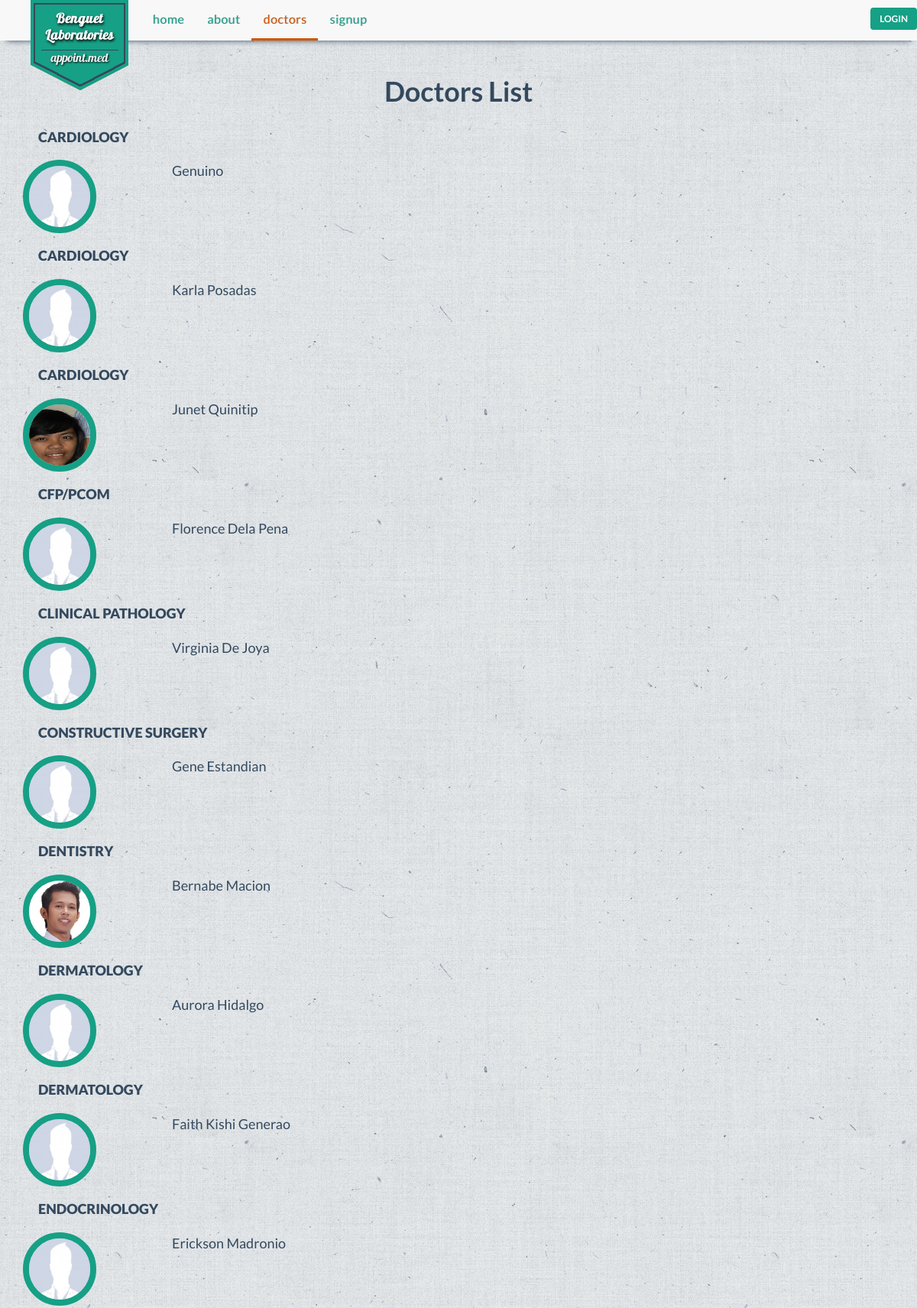
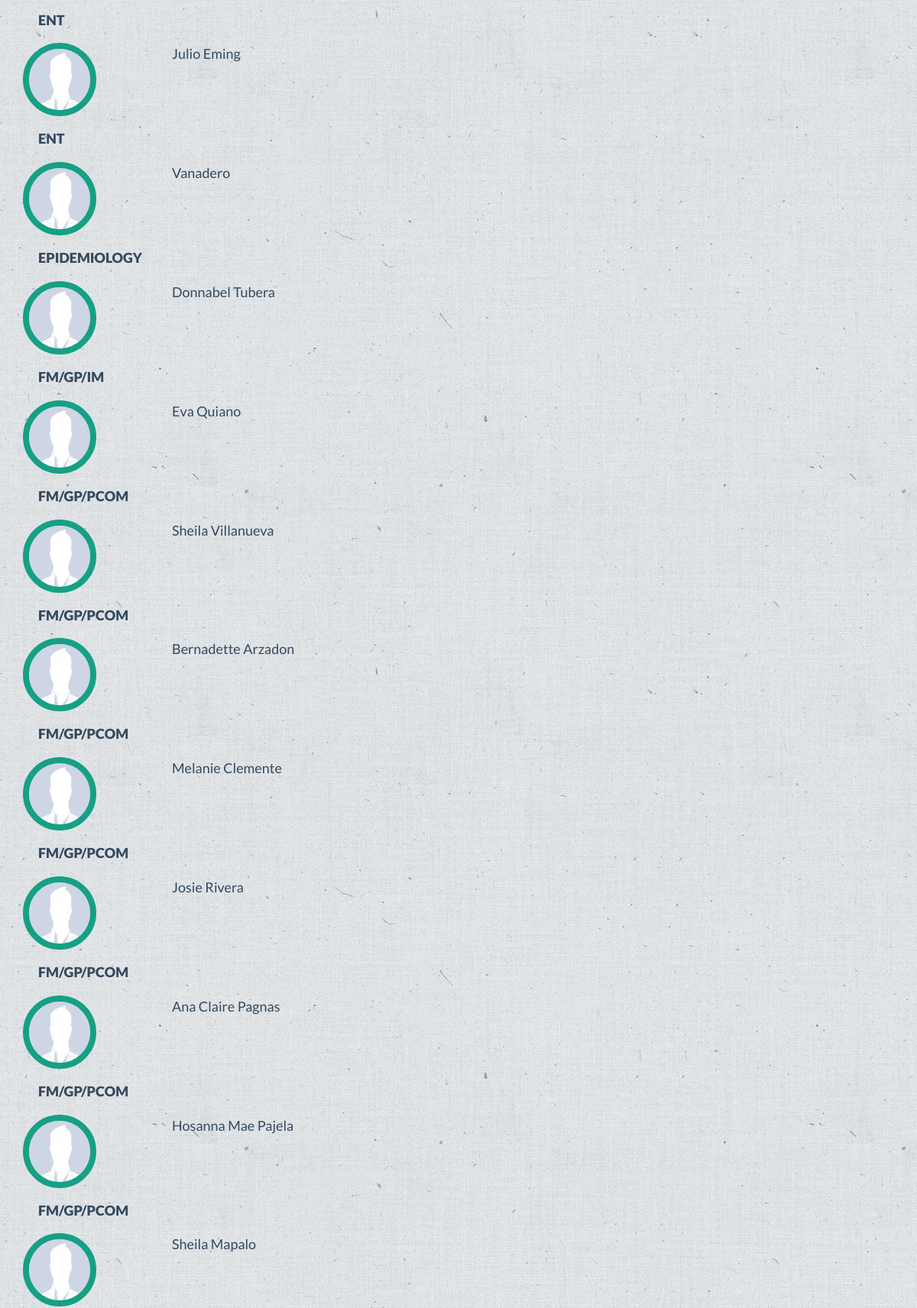
The app's page /doctors.php (upper part) with its own data (2 pictures, top to bottom).
### tables this page shows
CREATE TABLE IF NOT EXISTS `doctor` (
  `doctor_id` varchar(30) NOT NULL,
  `doctor_name` varchar(30) NOT NULL,
  `specialization` varchar(30) NOT NULL,
  `doctor_status` enum('On Leave','Emergency','In','Out','Sick Leave') NOT NULL,
  `email` varchar(30) NOT NULL,
  `username` varchar(30) NOT NULL,
  PRIMARY KEY (`doctor_id`),
  KEY `username` (`username`)
);

### doctors.php (the view, shortened to what this page needs)
<!DOCTYPE html>
<html lang="en">
    <?php
        include 'include/head.php';
        include 'connectdatabase.php';
    ?>
    <body class="e4e8e9-bg">
    <div class="container">
        <nav class="navbar navbar-default navbar-fixed-top">
            <div class="container">
                <div class="navbar-header">
                    <a class="navbar-brand logo-text hidden-sm hidden-xs" href="#">appoint.med</a>
                    <div class="navbar-logo hidden-sm hidden-xs">
                    </div>
                </div>
                <div class="collapse navbar-collapse" id="bs-example-navbar-collapse-1">
                    <ul class="nav navbar-nav">
                        <li><a href="index.php">Home</a></li>
                        <li><a href="companyprofile.php">About</a></li>
                        <li class="active"><a href="#">Doctors</a></li>
                        <li><a href="signup.php">Signup</a></li>
                    </ul>
                    <ul class="nav navbar-nav navbar-right hidden-xs hidden-sm">
                        <button type="button" class="btn btn-default login-modal-btn btn-noborder" data-toggle="modal" data-target=".bs-example-modal-sm">Login</button>
                    </ul>
                </div>
            </div>
        </nav>
        <div class="container-fluid">
            <div class="row">
                <div class="col-xs-12 col-md-12">
                    <h1 class="text-center row-header">Doctors List</h1>
                </div>
            </div>
            <div class="row">
                <div class="doctors-full-list">
                    <?php
                        $result = mysqli_query($con, "SELECT * FROM doctor ORDER BY specialization" );
                        while($d_row =  mysqli_fetch_array($result)){
                            $doctor_id = $d_row['doctor_id'];
                            $doctor_name = $d_row['doctor_name'];
                            $specialization = $d_row['specialization'];
                    ?>
                    <div class="col-xs-12 col-md-12">
                        <h2 class="specialization-header"><?php echo $specialization?></h2>
                    </div>
                    <div class="col-xs-12 col-md-2">
                            <img src="img/profile/<?php
                            $file = "img/profile/".$doctor_id.".jpg";
                            if(file_exists($file)){
                                echo $doctor_id;
                            }else{
                                echo 'profile';
                            } ?>.jpg">
                   </div>
                     <div class="col-xs-12 col-md-2">
                        <ul>
                            <li><span><?php echo $doctor_name?></span></li>
                    </div>
                   <?php } ?>
                    </div>
                </div>
    </div>
  </body>
</html>

### css/styles.css (style rules this page uses)
* { margin: 0; padding: 0; }
body { padding-top: 80px; font-family: "Lato", Arial, sans-serif; color: #34495e; font-size: 18px; line-height: 1.72222; background-color: #2C3E50; }
a { color: #16a085 !important; -webkit-transition: .25s; transition: .25s; }
h1, h2, h3, h4 { font-family: inherit; font-weight: 700; line-height: 1.1; color: inherit; }
.container { padding-left: 0 !important; padding-right: 0 !important; }
.e4e8e9-bg { background: #e4e8e9 url('../img/background_opcion2.jpg') repeat left top !important; }
nav > div > div > ul > li > a { font-size: 16px; letter-spacing: 0.5px; text-transform: lowercase; border-bottom: 3px solid #f8f8f8; text-shadow: 1px 0px 0px rgba(52, 73, 94, 0.3); }
.navbar-default .navbar-nav>.active>a, .navbar-default .navbar-nav>.active>a:hover { color: #D35400 !important; background-color: #f8f8f8; border-bottom: 3px solid #D35400; }
.navbar-default { padding-left: 15px; padding-right: 15px; border: none; -webkit-box-shadow: 0 8px 8px -8px #34495E; -moz-box-shadow: 0 8px 8px -8px #34495E; box-shadow: 0 8px 8px -8px #34495E; }
.navbar-brand { margin-right: 20px; font-size: 24px; font-weight: 700; }
.logo-text { color: transparent !important; }
.navbar-logo { background: url('../img/logo.png') no-repeat; height: 129px; width: 156px; position: absolute; z-index: 999999; margin: 0 25px; }
.login-modal-btn, .export-btn { margin-top: 10px; background: #16A085 !important; color: #fff; font-size: 12px; font-weight: 600; text-transform: uppercase; }
.btn-noborder { border: 0; background: none; }
.doctors-full-list img { height: 96px !important; width: 96px !important; }
.doctors-full-list ul li { list-style: none; }
#doctor-info img, #patient-info img, .doctors-full-list img { height: 136px; width: 136px; margin: 0 auto; border: 8px solid #16A085; border-radius: 50%; }
.specialization-header { margin: 20px; font-size: 18px; font-weight: 800; text-transform: uppercase; }

### records on screen
doctor: specialization "CARDIOLOGY", doctor_name "Genuino"
doctor: specialization "CARDIOLOGY", doctor_name "Karla Posadas"
doctor: specialization "CARDIOLOGY", doctor_id (picture), doctor_name "Junet Quinitip"
doctor: specialization "CFP/PCOM", doctor_name "Florence Dela Pena"
doctor: specialization "CLINICAL PATHOLOGY", doctor_name "Virginia De Joya"
doctor: specialization "CONSTRUCTIVE SURGERY", doctor_name "Gene Estandian"
doctor: specialization "DENTISTRY", doctor_id (picture), doctor_name "Bernabe Macion"
doctor: specialization "DERMATOLOGY", doctor_name "Aurora Hidalgo"
doctor: specialization "DERMATOLOGY", doctor_name "Faith Kishi Generao"
doctor: specialization "ENDOCRINOLOGY", doctor_name "Erickson Madronio"
doctor: specialization "ENT", doctor_name "Julio Eming"
doctor: specialization "ENT", doctor_name "Vanadero"
doctor: specialization "EPIDEMIOLOGY", doctor_name "Donnabel Tubera"
doctor: specialization "FM/GP/IM", doctor_name "Eva Quiano"
doctor: specialization "FM/GP/PCOM", doctor_name "Sheila Villanueva"
doctor: specialization "FM/GP/PCOM", doctor_name "Bernadette Arzadon"
doctor: specialization "FM/GP/PCOM", doctor_name "Melanie Clemente"
doctor: specialization "FM/GP/PCOM", doctor_name "Josie Rivera"
doctor: specialization "FM/GP/PCOM", doctor_name "Ana Claire Pagnas"
doctor: specialization "FM/GP/PCOM", doctor_name "Hosanna Mae Pajela"
doctor: specialization "FM/GP/PCOM", doctor_name "Sheila Mapalo"
